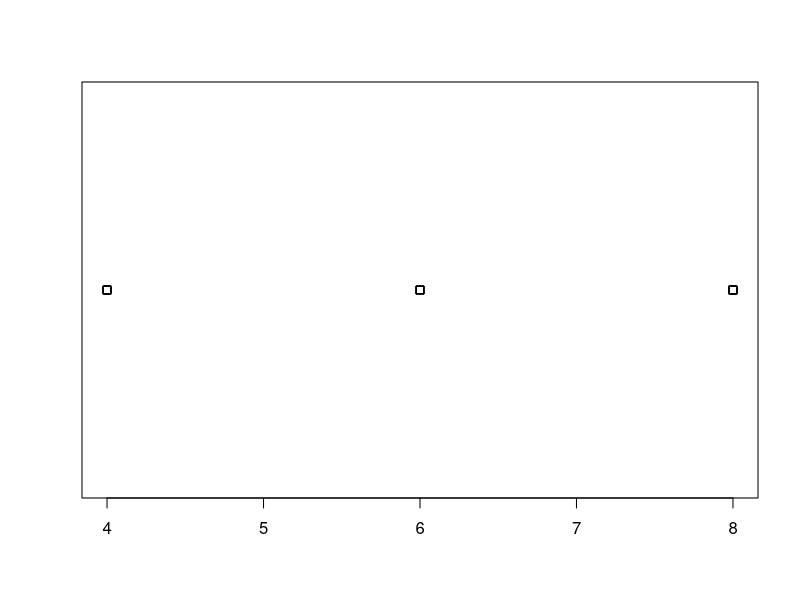
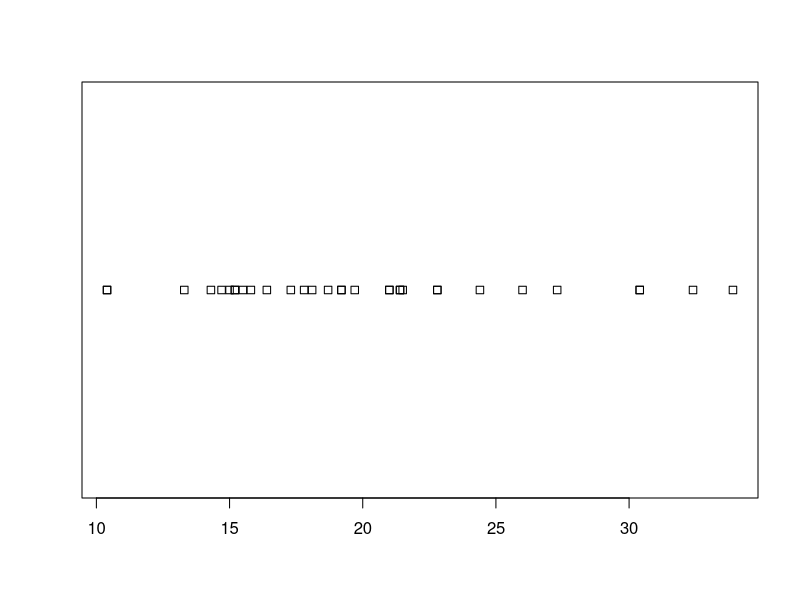
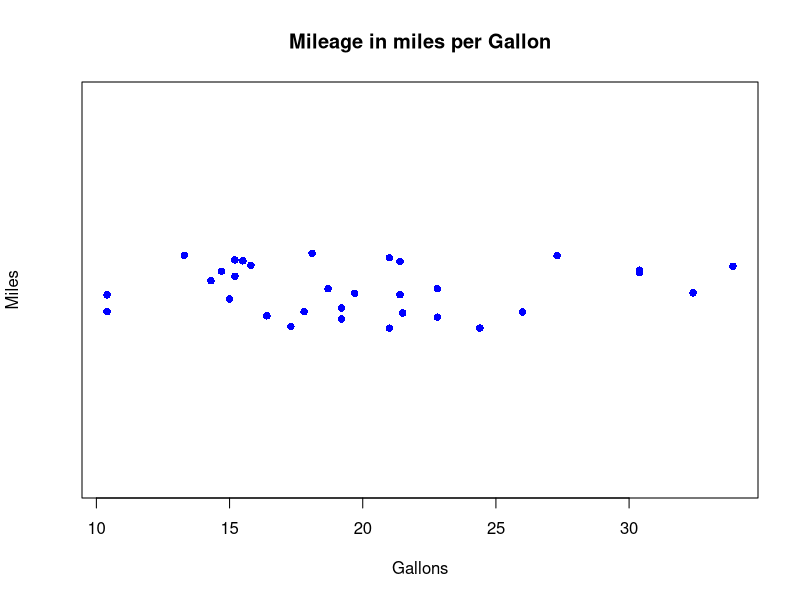
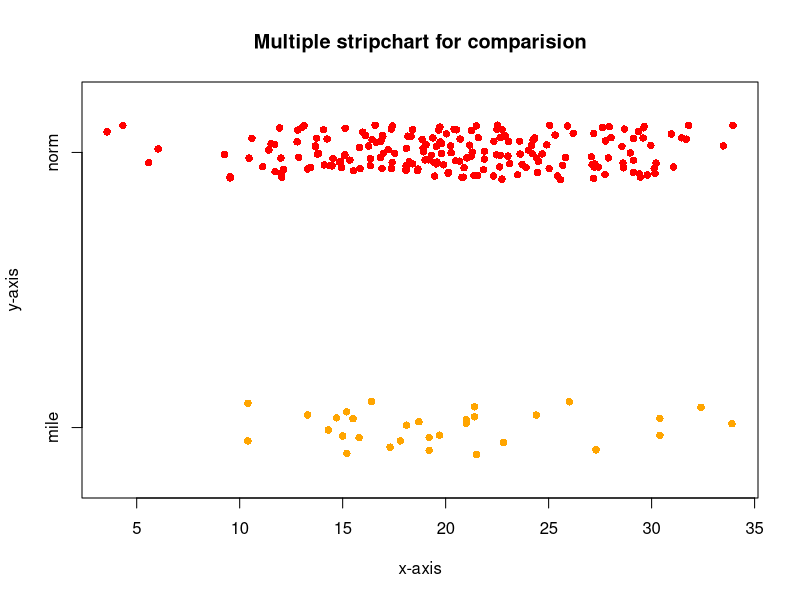
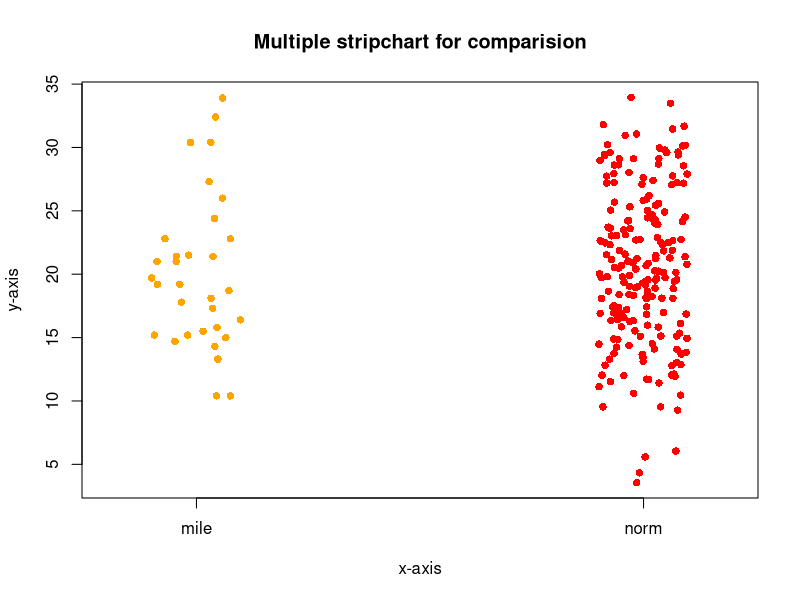

Here is the R script that generated these plots, in order:
#stripchart produces one dimensional scatter plots (or dot plots) of the given data. 
#These plots are a good alternative to boxplots when sample sizes are small.


mtcars
str(mtcars)
stripchart((mtcars$cyl))
stripchart(mtcars$mpg)



stripchart(mtcars$mpg,
           main="Mileage in miles per Gallon",
           xlab="Gallons",
           ylab="Miles",
           method="jitter",
           col="blue",
           pch=16
)

#multiple strip charts

mile=mtcars$mpg
mileNorm <- rnorm(200,mean=mean(mile, na.rm=TRUE), sd = sd(mile, na.rm=TRUE))
x <- list("mile"=mile, "norm"=mileNorm)


stripchart(x,
           main="Multiple stripchart for comparision",
           xlab="x-axis",
           ylab="y-axis",
           method="jitter",
           col=c("orange","red"),
           pch=16
)


stripchart(x,
           main="Multiple stripchart for comparision",
           xlab="x-axis",
           ylab="y-axis",
           method="jitter",
           col=c("orange","red"),
           vertical =TRUE,  #FOR MAKING IT VERTICAL
           pch=16
)


#head(mtcars)
#mean(mtcars$mpg)
#sd(mtcars$mpg)
#nnorm(200,20,6)


